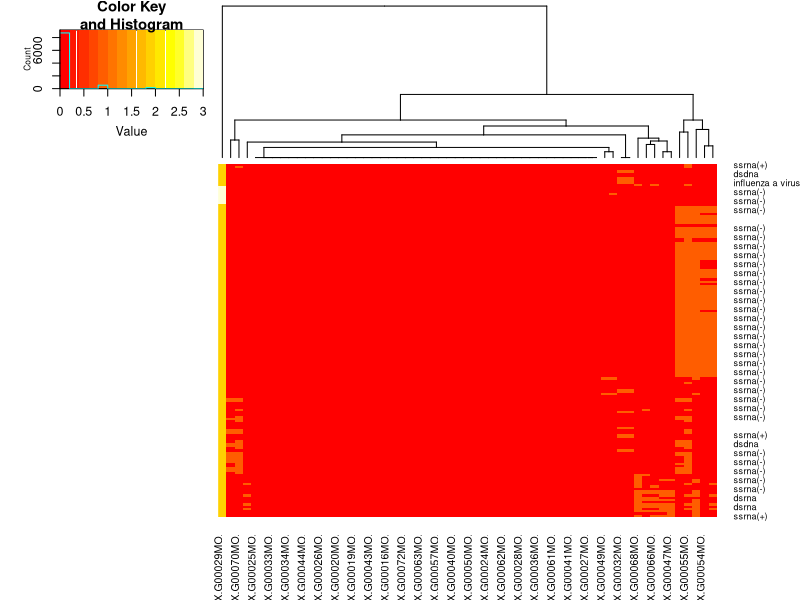

This figure's R source: (Note: this script raises an error after producing the figure.)
## ---- chunk 1
library(ggplot2)
library(ggrepel)

#setwd('../Google Drive/00_professional/projects/FunctionalGlycanDomain/')
r = read.csv('data/glycan_motifs/lectinsVSmotifs.txt')

motifs = grep('X.G00',colnames(r),value = T)
taxa = c(' X.Genus.','X.Species.')
## ---- chunk 2
library(gplots)
#heatmap.2( na.omit(data.matrix(r[,motifs])) , trace='none', labRow = r$X.GenomeComp.)
heatmap.2( na.omit(data.matrix(r[order(r$X.GenomeComp.),motifs])) , trace='none', labRow = r$X.GenomeComp.,Rowv = F)
## ---- chunk 3
r$X.GenomeComp.[r$X.GenomeComp.=='ssrna-rt'] = NA
r$ss_ds = factor( ifelse( grepl('^ds',r$X.GenomeComp.) , 'ds', ifelse(grepl('^ss',r$X.GenomeComp.), 'ss', NA)))
r$rna_dna = factor( ifelse( grepl('rna',r$X.GenomeComp.) , 'rna', ifelse(grepl('dna',r$X.GenomeComp.), 'dna', NA)))
r$strand = factor( ifelse( grepl('rna\\(\\-\\)',r$X.GenomeComp.) , 'neg', ifelse(grepl('rna\\(\\+\\)',r$X.GenomeComp.), 'pos', NA)))

type = c('ss_ds','rna_dna','strand')

r_orig = r
r = r_orig
r = droplevels( r[r$X.Genus. %in% names(table(r$X.Genus.))[table(r$X.Genus.)>=5],] )
## ---- chunk 4
l=list()
for(t in type){
  for(m in motifs){
    if( length(table(r[[m]]))<2 ){next}
    tab=table(r[[t]],r[[m]],useNA = 'no')
    expected = chisq.test(tab)$expected
    attr(tab,'fisher_assumptions')= sum(tab)<1000 & all(expected>1) & (sum(expected<5)/prod(dim(expected)))>.2
    attr(tab,'chisqr_assumptions')= all(expected>1) & (sum(expected>5)/prod(dim(expected)))>.8
    l[[paste0(t,'_',m)]]=tab
  }
}
## ---- chunk 5
library(boot)
library(broom)
fisher.test.boot<-function(t_var,m_var,data,indicies){
   d <- data[indicies,]
   out=as.vector( tidy( fisher.test(table(d[[t_var]],d[[m_var]],useNA = 'no')) )[1:4] )
#   print(out)
   return(out$estimate, out$p.value)
}


fisher=do.call(rbind,lapply(names(l),function(n){
  li=l[[n]]
  if( attr(li,'fisher_assumptions')){
    print(n)
    n_split = strsplit(n,'_X')[[1]]
#    p<-boot(data=r,statistic = fisher.test.boot,R=100, t_var=n_split[1],m_var=paste0('X',n_split[2]))
    #print(paste('Pr(fisher):',
    p<-fisher.test(li)
    print(li)
    c(test='fisher',compare=paste(rownames(li),collapse='_'),selection=rownames(li)[which.max(c(li[1,2]/sum(li[1,]),li[2,2]/sum(li[2,])))],
      v1=paste(li[1,2],'/',sum(li[1,])) , v2=paste(li[2,2],'/',sum(li[2,])),stat=p$estimate,conf.low=p$conf.int[1],
      conf.high=p$conf.int[2],p.value=p$p.value,motif=strsplit(n,'\\.')[[1]][2])
  }
}))
## ---- chunk 6
library(boot)
library(broom)
chisq.test.boot<-function(t_var,m_var,data,indicies){
   d <- data[indicies,]
   out=chisq.test(table(d[[t_var]],d[[m_var]],useNA = 'no'))
   c(out$statistic)
   #print(out)
   #return(out)
}

chisqr=do.call(rbind,lapply(names(l),function(n){
  li=l[[n]]
  if( attr(li,'chisqr_assumptions')){
    print(n)
    p<-boot(data=r,statistic = chisq.test.boot,R=100, t_var=n_split[1],m_var=paste0('X',n_split[2]))
    ci=boot.ci(p,type='perc')
    p0<-chisq.test(li)
    print(li)
    c(test='chisqr',compare=paste(rownames(li),collapse='_'),selection=rownames(li)[which.max(c(li[1,2]/sum(li[1,]),li[2,2]/sum(li[2,])))],
      v1=paste(li[1,2],'/',sum(li[1,])) , v2=paste(li[2,2],'/',sum(li[2,])),stat=p0$statistic,conf.low=ci$percent[4],
      conf.high=ci$percent[5],p.value=p0$p.value, motif=strsplit(n,'\\.')[[1]][2])
  }
}))
## ---- chunk 7
library(lme4)
mods=list()
for(t in c(type)){
  for(m in motifs){
    print(m)
    if(sd(r[[m]])==0){next}
    mods[[paste0(t,'_',m)]]=list( try(lm_t<-glm(as.formula(paste(m,'~',t)),data=r,family='binomial')),
                               try(lm_g<-glm(as.formula(paste(m,'~X.Genus.')),data=r,family='binomial')),
                               try(lm_s<-glm(as.formula(paste(m,'~X.Species.')),data=r,family='binomial')),
                               try(lmer_genus<-glmer(as.formula(paste(m,'~(1|X.Genus.)')),data=r,family='binomial')),
                               try(lmer_t_genus<-glmer(as.formula(paste(m,'~',t,'+(1|X.Genus.)')),data=r,family='binomial')),
                               try(lmer_genus_species<-glmer(as.formula(paste(m,'~(1|X.Genus./X.Species.)')),data=r,family='binomial')),
                               try(lmer_t_genus_species<-glmer(as.formula(paste(m,'~',t,'+(1|X.Genus./X.Species.)')),data=r,family='binomial'))
      )
  }
}

# species X motif, genus x motif
out_g_s = do.call(rbind,lapply(names(mods),function(m_n){
  m = mods[[m_n]]
  m_g = data.frame( coef(summary(m[[2]])) , confint(m[[2]]) , taxa_type='genus' )
  m_g$taxa = gsub('(Intercept)',"Influenzavirus A",gsub('X.Genus.','',rownames(m_g)))
  m_s = data.frame( coef(summary(m[[3]])) , confint(m[[3]]) , taxa_type='species')
  m_s$taxa = gsub('(Intercept)',"influenza a virus",gsub('X.Species.','',rownames(m_s)))
  df = rbind(m_g,m_s)
  df$type = strsplit( m_n,split='\\.')[[1]][1]
  df$motif = strsplit( m_n,split='\\.')[[1]][2]
  df
}))
out_g_s = unique( out_g_s[,colnames(out_g_s)!='type'] )
colnames(out_g_s) = c('Estimate','SE','z','p','lower','upper','taxa_type','taxa','motif')

#####
# species X motif, genus x motif
out_t_m = do.call(rbind,lapply(names(mods),function(m_n){
  df=NULL; m_g=NULL; m_s=NULL
  print(m_n)
  m = mods[[m_n]]
  try( df <- data.frame( coef(summary(m[[1]])) , confint(m[[1]]) , taxa_type='none' ,p_LRT=NA) )
  if(!is.data.frame(df)){return(NULL)}
  try( m_g <- data.frame( coef(summary(m[[5]])) , confint(m[[5]])[-1,] , taxa_type='genus' , p_LRT = anova(m[[4]],m[[5]],test='LRT')[2,8] ) )
  if(is.data.frame(m_g)){df = rbind(df,m_g)}
  try( m_s <- data.frame( coef(summary(m[[7]])) , confint(m[[7]])[-1,] , taxa_type='genus/species', p_LRT = anova(m[[6]],m[[7]],test='LRT')[2,8]))
  if(is.data.frame(m_s)){df = rbind(df,m_s)}
  df$type = strsplit( m_n,split='\\.')[[1]][1]
  df$motif = strsplit( m_n,split='\\.')[[1]][2]
  df
}))
colnames(out_t_m) = c('Estimate','SE','z','p','lower','upper','taxa_type','p_LRT','type','motif')

print('done')

library(gridExtra)
library(ggrepel)
## ---- chunk 8
dat = na.omit( out_g_s[out_g_s$upper<1e3 & out_g_s$lower>-1e3 & out_g_s$taxa_type=='genus',])
ggplot(data=dat,aes(x=taxa,y=Estimate,color=-log(p,10),label=ifelse(p<.05,motif,NA))) +
  geom_pointrange(aes(ymin = lower, ymax = upper))+ geom_hline(yintercept = 0)+
  geom_label_repel(size=2)+
  theme(axis.text.x = element_text(angle = 90, hjust = 1))+ggtitle('genus')

## ---- chunk 9
dat = na.omit( out_g_s[out_g_s$upper<1e3 & out_g_s$lower>-1e3 & out_g_s$taxa_type=='species',])
ggplot(data=dat,aes(x=taxa,y=Estimate,color=-log(p,10),label=ifelse(p<.05,motif,NA))) +
  geom_pointrange(aes(ymin = lower, ymax = upper))+ geom_hline(yintercept = 0)+
  geom_label_repel(size=2)+
  theme(axis.text.x = element_text(angle = 45, hjust = 1))+ggtitle('species')
## ---- chunk 10
dat = droplevels(unique( out_t_m[!grepl('(Intercept)',rownames(out_t_m)) & is.finite(out_t_m$lower) & is.finite(out_t_m$upper) ,] ))
ggplot(data=dat[dat$taxa_type=='genus',],aes(x=motif,y=Estimate,color=-log(p_LRT,10),shape=type)) +
  geom_pointrange(aes(ymin = lower, ymax = upper))+ geom_hline(yintercept = 0)+
  theme(axis.text.x = element_text(angle = 45, hjust = 1))+ggtitle('GLMM controlling for genus') 
## ---- chunk 11
dat = droplevels(unique( out_t_m[!grepl('(Intercept)',rownames(out_t_m)) & is.finite(out_t_m$lower) & is.finite(out_t_m$upper) ,] ))
ggplot(data=dat[dat$taxa_type=='none',],aes(x=motif,y=Estimate,color=-log(p,10),shape=type)) +
  geom_pointrange(aes(ymin = lower, ymax = upper))+ geom_hline(yintercept = 0)+
  theme(axis.text.x = element_text(angle = 45, hjust = 1))+ggtitle('GLM') 
## ---- chunk 12
out = rbind(fisher,chisqr)
out = out[order(out[,'motif']),]

library(openxlsx)

write.xlsx(out,file = 'annotation/virus_motif.xlsx')
write.xlsx(out_g_s,file = 'annotation/virus_genus_species_motif.xlsx')
write.xlsx(out_t_m,file = 'annotation/virus_genome_taxaControlled_motif.xlsx')
